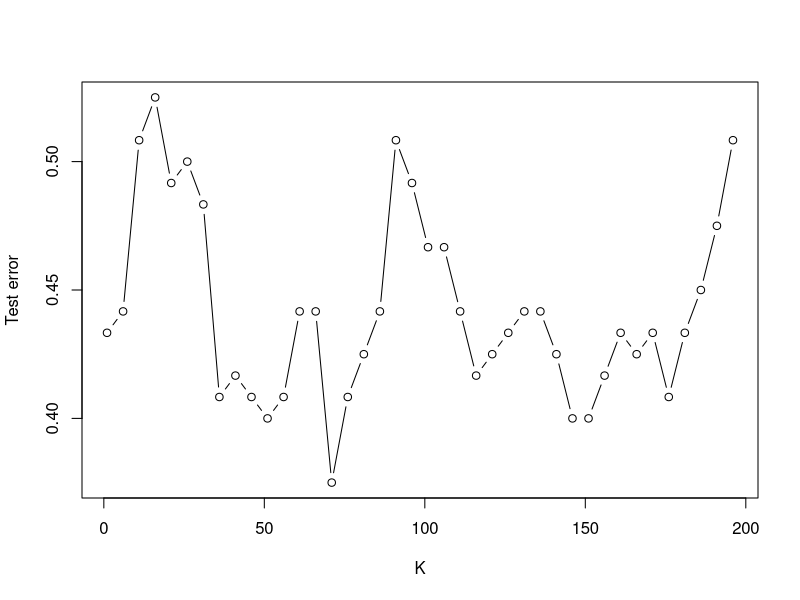

Here is the R script that generated this plot:
library(lattice)
library(dplyr)
library(stringr)
library(class)
USRegionalMortality

# Change Status and sex into binary values
USRegionalMortality$Status =  ifelse(USRegionalMortality$Status == "Urban", 1, 0)
USRegionalMortality$Sex =  ifelse(USRegionalMortality$Sex == "Male", 1, 0)

# change mortality cause into numerical categories

USRegionalMortality$Cause = case_when(
  USRegionalMortality$Cause == "Heart disease" ~ 1,
  USRegionalMortality$Cause == "Cancer" ~ 2,
  USRegionalMortality$Cause == "Unintentional injuries" ~ 3,
  USRegionalMortality$Cause == "Lower respiratory" ~ 4,
  USRegionalMortality$Cause == "Cerebrovascular diseases" ~ 5,
  USRegionalMortality$Cause == "Alzheimers" ~ 6,
  USRegionalMortality$Cause == "Diabetes" ~ 7,
  USRegionalMortality$Cause == "Flu and pneumonia" ~ 8,
  USRegionalMortality$Cause == "Nephritis" ~ 9,
  USRegionalMortality$Cause == "Suicide" ~ 10
)

#change region into numerical categories

USRegionalMortality$Region = str_sub(USRegionalMortality$Region,start=-1) 

USRegionalMortality


set.seed(1)
n <- nrow(USRegionalMortality)

#Split data into test/train 70 % train and 30 % test
train <- sample(1:n, 0.7*n)


X.train <- USRegionalMortality[train, c("Region","Sex","Cause","Rate")]
y.train <- USRegionalMortality[train, "Status"]
X.test <- USRegionalMortality[-train, c("Region","Sex","Cause","Rate")]
y.test <- USRegionalMortality[-train, "Status"]

set.seed(1)
knn.pred <- knn(train=X.train,
                test=X.test,
                cl = y.train,
                k=10)

mean(knn.pred != y.test)

### Now we can thoroughly compare KNN models with DIFFERENT Ks
K.set <- seq(1,200, by=5)
knn.test.err <- numeric(length(K.set))

set.seed(1)
for (j in 1:length(K.set)){
  knn.pred <- knn(train=X.train,
                  test=X.test,
                  cl=y.train,
                  k=K.set[j])
  knn.test.err[j] <- mean(knn.pred != y.test)
}

min(knn.test.err)
which.min(knn.test.err)
K.set[which.min(knn.test.err)]


plot(K.set, knn.test.err, 
     type='b',
     xlab="K",
     ylab="Test error")
